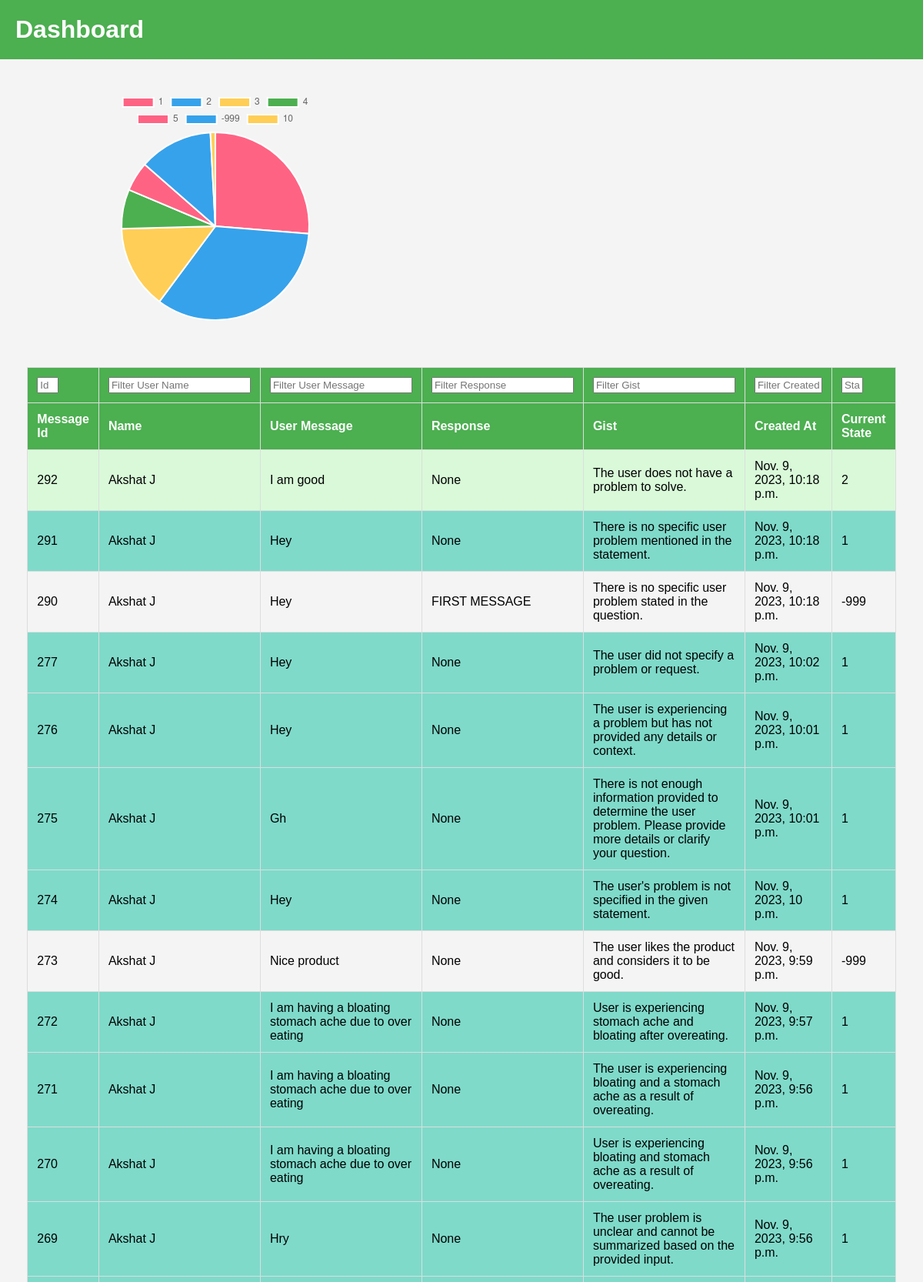
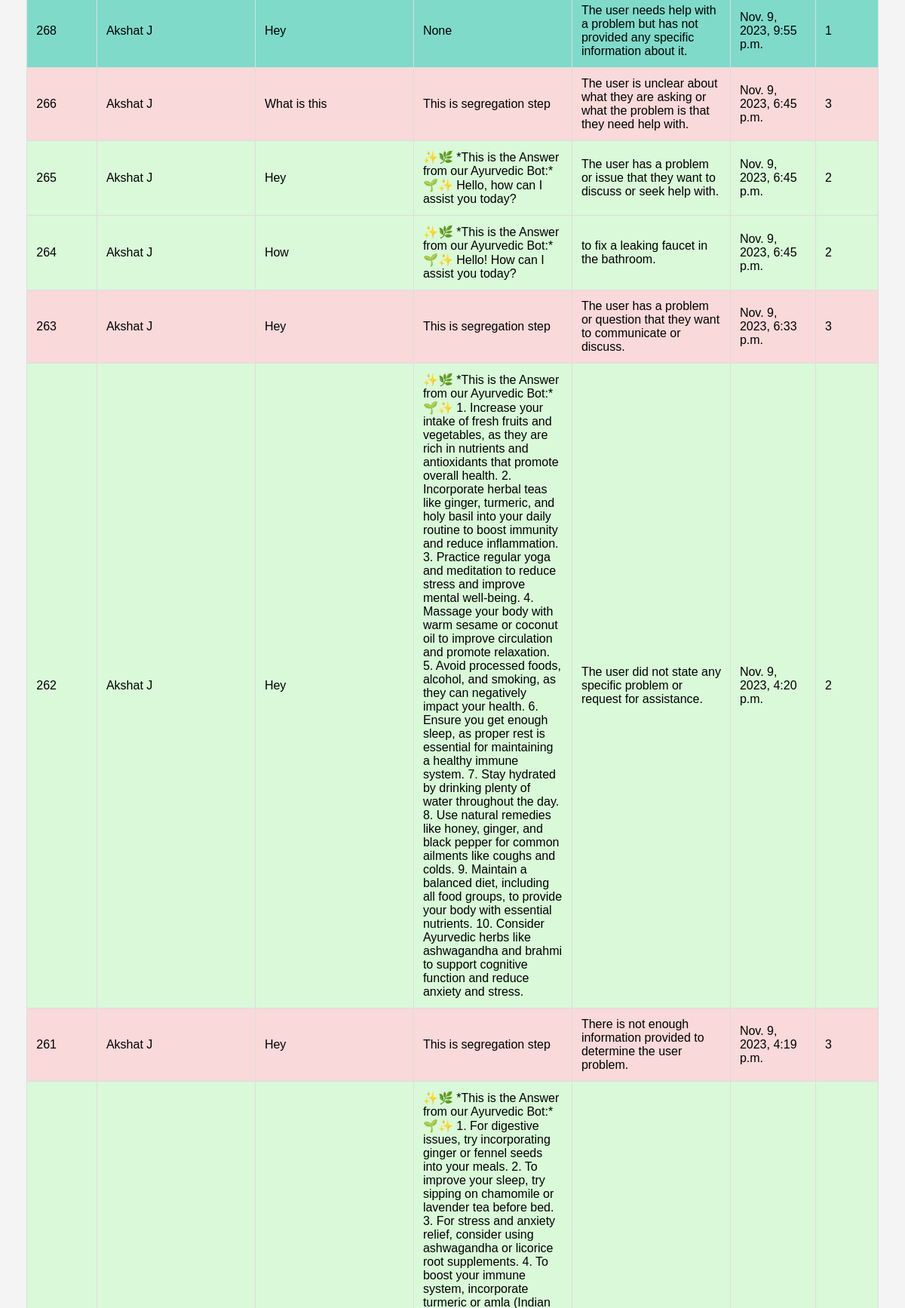
/dashboard/ (upper part), run on the app's committed database (2 pictures, top to bottom).
### bot/models.py (models this page shows)
class UserQuery(models.Model):
    message_internal_id = models.AutoField(primary_key=True)
    user_message = models.TextField()
    doctor_response = models.TextField()
    product_response = models.TextField()
    response_message_segregation=models.TextField()
    profile_name = models.CharField(max_length=255, null=True, blank=True)
    phone_no_from = models.CharField(max_length=20, null=True, blank=True)
    gist = models.TextField()
    created_at = models.DateTimeField(default=timezone.now)
    message_count = models.IntegerField(default=1)
    class Meta:
        app_label = 'bot'
    currentstate = models.IntegerField(default=0)

### bot/views.py (the view)
# urls.py: path('dashboard/', dashboard, name='dashboard'),
def dashboard(request):
    all_messages = UserQuery.objects.all()
    return render(request, 'dashboard.html', {'all_messages': all_messages})

### bot/templates/dashboard.html (shortened to what this page needs)
<!DOCTYPE html>
<html>
<head>
</head>
<body>
    <h1>Dashboard</h1>
    <div class="chart-container">
  <div id="pieChartContainer">
    <canvas id="responseTypeChart"></canvas>
  </div>
  <div id="wordCloudContainer">
    <svg id="wordCloud" width="600" height="300"></svg>
  </div>
</div>
    <table>
        <thead>
            <tr>
                <th><input type="text" class="filter" data-column="0" placeholder="Id" style="width: 20px;"></th>
                <th><input type="text" class="filter" data-column="1" placeholder="Filter User Name"></th>
                <th><input type="text" class="filter" data-column="2" placeholder="Filter User Message"></th>
                <th><input type="text" class="filter" data-column="3" placeholder="Filter Response"></th>
                <th><input type="text" class="filter" data-column="4" placeholder="Filter Gist"></th>
                <th><input type="text" class="filter" data-column="5" placeholder="Filter Created At" style="width: 80px;"></th>
                <th><input type="text" class="filter" data-column="6" placeholder="State" style="width: 20px;"></th>
            </tr>
            <tr>
                <th>Message Id</th>
                <th>Name</th>
                <th>User Message</th>
                <th>Response</th>
                <th>Gist</th>
                <th>Created At</th>
                <th>Current State</th>
            </tr>
        </thead>
        <tbody>
            {% for message in all_messages %}
            <tr>
                <td style="width: 20px;">{{ message.message_internal_id  }}</td>
                <td style="width: 20px;">{{ message.profile_name  }}</td>
                <td class="user-message">{{ message.user_message }}</td>
                <td>{{ message.doctor_response }}</td>
                <td>{{ message.gist }}</td>
                <td>{{ message.created_at }}</td>
                <td style="width: 20px;">{{ message.currentstate  }}</td>
            </tr>
            {% endfor %}
        </tbody>
    </table>
  <script>
    $(document).ready(function() {
    // Filter function
    $(".filter").on("keyup", function() {
        var value = $(this).val().toLowerCase();
        var column = $(this).data('column');
        $("tbody tr").filter(function() {
            $(this).toggle($(this).find(`td:eq(${column})`).text().toLowerCase().indexOf(value) > -1);
        });
    });
    // Count types of responses
    let welcome_coint = 0;
    let query_count = 0;
    let yoga_count = 0;
    let prod_count = 0;
    let ayur_count = 0;
    let new_count = 0;
    let feedback_count = 0;
    $("tbody tr").each(function() {
        const responseType = $(this).find("td:eq(6)").text().toLowerCase();
        if (responseType === "1") welcome_coint++;
        if (responseType === "2") query_count++;
        if (responseType === "3") ayur_count++;
        if (responseType === "4") yoga_count++;
        if (responseType === "5") prod_count++;
        if (responseType === "-999") new_count++;
        if (responseType === "10") feedback_count++;
        $(this).addClass("state"+responseType);
    });
    // Create Pie Chart
    const pieCtx = document.getElementById('responseTypeChart').getContext('2d');
    const pieChart = new Chart(pieCtx, {
        type: 'pie',
        data: {
            labels: ['1', '2', '3', '4','5','-999','10'],
            datasets: [{
                data: [welcome_coint, query_count, ayur_count,yoga_count,prod_count, new_count, feedback_count],
                backgroundColor: ['#FF6384', '#36A2EB', '#FFCE56', '#4CAF50']
            }]
        }
    });
    // Sorting logic
    var rows = $('tbody tr').get();
    rows.sort(function(a, b) {
        var A_id = parseInt($(a).children('td').eq(0).text(), 10); // Assuming the message ID is an integer
        var B_id = parseInt($(b).children('td').eq(0).text(), 10); // Assuming the message ID is an integer
        var A_val = $(a).children('td').eq(6).text().toUpperCase();
        var B_val = $(b).children('td').eq(6).text().toUpperCase();
        // First compare by message ID
        if (A_id > B_id) {
            return -1;
        }
        if (A_id < B_id) {
            return 1;
        }
        // If message IDs are equal, then compare by column 6
        if (A_val > B_val) {
            return 1;
        }
        if (A_val < B_val) {
            return -1;
        }
        return 0;
    });
    $.each(rows, function(index, row) {
        $('tbody').append(row);
    });
});
    </script>
</body>
</html>

### bot/templates/dashboard.html (style rules this page uses)
body { font-family: Arial, sans-serif; background-color: #f4f4f4; margin: 0; padding: 0; }
h1 { background-color: #4CAF50; color: white; padding: 20px; margin: 0; }
table { width: 90%; border-collapse: collapse; margin: 20px auto; padding: 10px; }
th, td { border: 1px solid #ddd; padding: 12px; text-align: left; }
th { background-color: #4CAF50; color: white; }
.state1 { background-color: #1cc5a78a; }
.state2 { background-color: #d9f9d9; }
.state3 { background-color: #f9d9d9; }
.chart-container { display: flex; justify-content: space-around; align-items: center; }
#pieChartContainer, #wordCloudContainer { flex: 1; margin: 20px; }
#responseTypeChart { max-width: 400px; max-height: 400px; margin: 20px auto; }

### data on the page
UserQuery: message_internal_id "261", profile_name "Akshat J", user_message "Hey", doctor_response "This is segregation step", gist "There is not enough information provided to determine the user problem.", created_at "Nov. 9, 2023, 4:19 p.m.", currentstate "3"
UserQuery: message_internal_id "262", profile_name "Akshat J", user_message "Hey", doctor_response "✨🌿 *This is the Answer from our Ayurvedic Bot:* 🌱✨ 1. Increase your intake of fresh fruits and vegetables, as they are rich in nutrients and antioxidants that promote overall health. 2. Incorporate herbal teas like ginger, turmeric, and holy basil into your daily routine to boost immunity and reduce inflammation. 3. Practice regular yoga and meditation to reduce stress and improve mental well-being. 4. Massage your body with warm sesame or coconut oil to improve circulation and promote relaxation. 5. Avoid processed foods, alcohol, and smoking, as they can negatively impact your health. 6. Ensure you get enough sleep, as proper rest is essential for maintaining a healthy immune system. 7.…", gist "The user did not state any specific problem or request for assistance.", created_at "Nov. 9, 2023, 4:20 p.m.", currentstate "2"
UserQuery: message_internal_id "263", profile_name "Akshat J", user_message "Hey", doctor_response "This is segregation step", gist "The user has a problem or question that they want to communicate or discuss.", created_at "Nov. 9, 2023, 6:33 p.m.", currentstate "3"
UserQuery: message_internal_id "264", profile_name "Akshat J", user_message "How", doctor_response "✨🌿 *This is the Answer from our Ayurvedic Bot:* 🌱✨ Hello! How can I assist you today?", gist "to fix a leaking faucet in the bathroom.", created_at "Nov. 9, 2023, 6:45 p.m.", currentstate "2"
UserQuery: message_internal_id "265", profile_name "Akshat J", user_message "Hey", doctor_response "✨🌿 *This is the Answer from our Ayurvedic Bot:* 🌱✨ Hello, how can I assist you today?", gist "The user has a problem or issue that they want to discuss or seek help with.", created_at "Nov. 9, 2023, 6:45 p.m.", currentstate "2"
UserQuery: message_internal_id "266", profile_name "Akshat J", user_message "What is this", doctor_response "This is segregation step", gist "The user is unclear about what they are asking or what the problem is that they need help with.", created_at "Nov. 9, 2023, 6:45 p.m.", currentstate "3"
UserQuery: message_internal_id "268", profile_name "Akshat J", user_message "Hey", doctor_response "None", gist "The user needs help with a problem but has not provided any specific information about it.", created_at "Nov. 9, 2023, 9:55 p.m.", currentstate "1"
UserQuery: message_internal_id "269", profile_name "Akshat J", user_message "Hry", doctor_response "None", gist "The user problem is unclear and cannot be summarized based on the provided input.", created_at "Nov. 9, 2023, 9:56 p.m.", currentstate "1"
UserQuery: message_internal_id "270", profile_name "Akshat J", user_message "I am having a bloating stomach ache due to over eating", doctor_response "None", gist "User is experiencing bloating and stomach ache as a result of overeating.", created_at "Nov. 9, 2023, 9:56 p.m.", currentstate "1"
UserQuery: message_internal_id "271", profile_name "Akshat J", user_message "I am having a bloating stomach ache due to over eating", doctor_response "None", gist "The user is experiencing bloating and a stomach ache as a result of overeating.", created_at "Nov. 9, 2023, 9:56 p.m.", currentstate "1"
UserQuery: message_internal_id "272", profile_name "Akshat J", user_message "I am having a bloating stomach ache due to over eating", doctor_response "None", gist "User is experiencing stomach ache and bloating after overeating.", created_at "Nov. 9, 2023, 9:57 p.m.", currentstate "1"
UserQuery: message_internal_id "273", profile_name "Akshat J", user_message "Nice product", doctor_response "None", gist "The user likes the product and considers it to be good.", created_at "Nov. 9, 2023, 9:59 p.m.", currentstate "-999"
UserQuery: message_internal_id "274", profile_name "Akshat J", user_message "Hey", doctor_response "None", gist "The user's problem is not specified in the given statement.", created_at "Nov. 9, 2023, 10 p.m.", currentstate "1"
UserQuery: message_internal_id "275", profile_name "Akshat J", user_message "Gh", doctor_response "None", gist "There is not enough information provided to determine the user problem. Please provide more details or clarify your question.", created_at "Nov. 9, 2023, 10:01 p.m.", currentstate "1"
UserQuery: message_internal_id "276", profile_name "Akshat J", user_message "Hey", doctor_response "None", gist "The user is experiencing a problem but has not provided any details or context.", created_at "Nov. 9, 2023, 10:01 p.m.", currentstate "1"
UserQuery: message_internal_id "277", profile_name "Akshat J", user_message "Hey", doctor_response "None", gist "The user did not specify a problem or request.", created_at "Nov. 9, 2023, 10:02 p.m.", currentstate "1"
UserQuery: message_internal_id "290", profile_name "Akshat J", user_message "Hey", doctor_response "FIRST MESSAGE", gist "There is no specific user problem stated in the question.", created_at "Nov. 9, 2023, 10:18 p.m.", currentstate "-999"
UserQuery: message_internal_id "291", profile_name "Akshat J", user_message "Hey", doctor_response "None", gist "There is no specific user problem mentioned in the statement.", created_at "Nov. 9, 2023, 10:18 p.m.", currentstate "1"
UserQuery: message_internal_id "292", profile_name "Akshat J", user_message "I am good", doctor_response "None", gist "The user does not have a problem to solve.", created_at "Nov. 9, 2023, 10:18 p.m.", currentstate "2"
